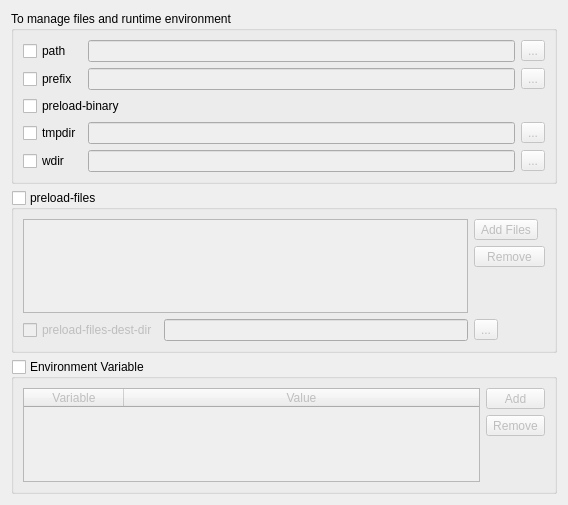
                <widget class="QWidget" name="scrollAreaWidgetContents_2">
                 <property name="geometry">
                  <rect>
                   <x>0</x>
                   <y>0</y>
                   <width>568</width>
                   <height>505</height>
                  </rect>
                 </property>
                 <layout class="QGridLayout" name="gridLayout_11">
                  <item row="0" column="0">
                   <widget class="QGroupBox" name="groupBox_6">
                    <property name="title">
                     <string>To manage files and runtime environment</string>
                    </property>
                    <layout class="QGridLayout" name="gridLayout_12">
                     <item row="1" column="1">
                      <widget class="QLineEdit" name="PrefixLineEdit">
                       <property name="enabled">
                        <bool>false</bool>
                       </property>
                      </widget>
                     </item>
                     <item row="4" column="0">
                      <widget class="QCheckBox" name="WdirCheckBox">
                       <property name="toolTip">
                        <string>&lt;html&gt;&lt;head/&gt;&lt;body&gt;&lt;p&gt;Change to the directory &amp;lt;dir&amp;gt; before the user's program executes. See the &amp;quot;Current Working Directory&amp;quot; section for notes on relative paths. &lt;span style=&quot; font-weight:600;&quot;&gt;Note: &lt;/span&gt;If the &lt;span style=&quot; font-style:italic;&quot;&gt;-wdir&lt;/span&gt; option appears both on the command line and in an application context, the context will take precedence over the command line.&lt;/p&gt;&lt;/body&gt;&lt;/html&gt;</string>
                       </property>
                       <property name="text">
                        <string>wdir</string>
                       </property>
                      </widget>
                     </item>
                     <item row="3" column="1">
                      <widget class="QLineEdit" name="TmpdirLineEdit">
                       <property name="enabled">
                        <bool>false</bool>
                       </property>
                      </widget>
                     </item>
                     <item row="1" column="2">
                      <widget class="QToolButton" name="PrefixToolButton">
                       <property name="enabled">
                        <bool>false</bool>
                       </property>
                       <property name="text">
                        <string>...</string>
                       </property>
                      </widget>
                     </item>
                     <item row="1" column="0">
                      <widget class="QCheckBox" name="PrefixCheckBox">
                       <property name="toolTip">
                        <string>&lt;html&gt;&lt;head/&gt;&lt;body&gt;&lt;p&gt;refix directory that will be used to set the &lt;span style=&quot; font-style:italic;&quot;&gt;PATH&lt;/span&gt; and &lt;span style=&quot; font-style:italic;&quot;&gt;LD_LIBRARY_PATH&lt;/span&gt; on the remote node before invoking Open MPI or the target process. See the &amp;quot;Remote Execution&amp;quot; section, below.&lt;/p&gt;&lt;/body&gt;&lt;/html&gt;</string>
                       </property>
                       <property name="text">
                        <string>prefix</string>
                       </property>
                      </widget>
                     </item>
                     <item row="0" column="1">
                      <widget class="QLineEdit" name="PathLineEdit">
                       <property name="enabled">
                        <bool>false</bool>
                       </property>
                      </widget>
                     </item>
                     <item row="2" column="0" colspan="2">
                      <widget class="QCheckBox" name="PreloadBinaryCheckBox">
                       <property name="toolTip">
                        <string>Copy the specified executable(s) to remote machines prior to starting remote processes.
The executables will be copied to the Open MPI session  directory
and will be deleted upon completion of the job.</string>
                       </property>
                       <property name="text">
                        <string>preload-binary</string>
                       </property>
                      </widget>
                     </item>
                     <item row="3" column="2">
                      <widget class="QToolButton" name="TmpdirToolButton">
                       <property name="enabled">
                        <bool>false</bool>
                       </property>
                       <property name="text">
                        <string>...</string>
                       </property>
                      </widget>
                     </item>
                     <item row="0" column="2">
                      <widget class="QToolButton" name="PathToolButton">
                       <property name="enabled">
                        <bool>false</bool>
                       </property>
                       <property name="text">
                        <string>...</string>
                       </property>
                      </widget>
                     </item>
                     <item row="4" column="1">
                      <widget class="QLineEdit" name="WdirLineEdit">
                       <property name="enabled">
                        <bool>false</bool>
                       </property>
                      </widget>
                     </item>
                     <item row="0" column="0">
                      <widget class="QCheckBox" name="PathCheckBox">
                       <property name="toolTip">
                        <string>&lt;html&gt;&lt;head/&gt;&lt;body&gt;&lt;p&gt;&amp;lt;path&amp;gt; that will be used when attempting to locate the requested executables. This is used prior to using the local PATH setting.&lt;/p&gt;&lt;/body&gt;&lt;/html&gt;</string>
                       </property>
                       <property name="text">
                        <string>path</string>
                       </property>
                      </widget>
                     </item>
                     <item row="3" column="0">
                      <widget class="QCheckBox" name="TmpdirCheckBox">
                       <property name="toolTip">
                        <string>&lt;html&gt;&lt;head/&gt;&lt;body&gt;&lt;p&gt;Set the root for the session directory tree for mpirun only.&lt;/p&gt;&lt;/body&gt;&lt;/html&gt;</string>
                       </property>
                       <property name="text">
                        <string>tmpdir</string>
                       </property>
                      </widget>
                     </item>
                     <item row="4" column="2">
                      <widget class="QToolButton" name="WdirToolButton">
                       <property name="enabled">
                        <bool>false</bool>
                       </property>
                       <property name="text">
                        <string>...</string>
                       </property>
                      </widget>
                     </item>
                    </layout>
                   </widget>
                  </item>
                  <item row="1" column="0">
                   <widget class="QGroupBox" name="PreloadFilesGroupBox">
                    <property name="title">
                     <string>preload-files</string>
                    </property>
                    <property name="flat">
                     <bool>false</bool>
                    </property>
                    <property name="checkable">
                     <bool>true</bool>
                    </property>
                    <property name="checked">
                     <bool>false</bool>
                    </property>
                    <layout class="QGridLayout" name="gridLayout_9">
                     <item row="0" column="2">
                      <widget class="QToolButton" name="AddPreloadFileToolButton">
                       <property name="text">
                        <string>Add Files</string>
                       </property>
                      </widget>
                     </item>
                     <item row="1" column="2">
                      <widget class="QToolButton" name="RemovePreloadFileToolButton">
                       <property name="sizePolicy">
                        <sizepolicy hsizetype="Minimum" vsizetype="Fixed">
                         <horstretch>0</horstretch>
                         <verstretch>0</verstretch>
                        </sizepolicy>
                       </property>
                       <property name="text">
                        <string>Remove</string>
                       </property>
                      </widget>
                     </item>
                     <item row="2" column="2">
                      <spacer name="verticalSpacer_2">
                       <property name="orientation">
                        <enum>Qt::Vertical</enum>
                       </property>
                       <property name="sizeHint" stdset="0">
                        <size>
                         <width>71</width>
                         <height>59</height>
                        </size>
                       </property>
                      </spacer>
                     </item>
                     <item row="3" column="0">
                      <widget class="QCheckBox" name="PreloadFilesDestDirCheckBox">
                       <property name="text">
                        <string>preload-files-dest-dir</string>
                       </property>
                      </widget>
                     </item>
                     <item row="3" column="1">
                      <widget class="QLineEdit" name="PreloadFilesDestDirLineEdit"/>
                     </item>
                     <item row="3" column="2">
                      <widget class="QToolButton" name="PreloadFilesDestDirToolButton">
                       <property name="text">
                        <string>...</string>
                       </property>
                      </widget>
                     </item>
                     <item row="0" column="0" rowspan="3" colspan="2">
                      <widget class="QListWidget" name="PreloadFilesListWidget">
                       <property name="editTriggers">
                        <set>QAbstractItemView::NoEditTriggers</set>
                       </property>
                      </widget>
                     </item>
                    </layout>
                   </widget>
                  </item>
                  <item row="2" column="0">
                   <widget class="QGroupBox" name="EnvironmentVariablesGroupBox">
                    <property name="title">
                     <string>Environment Variable</string>
                    </property>
                    <property name="checkable">
                     <bool>true</bool>
                    </property>
                    <property name="checked">
                     <bool>false</bool>
                    </property>
                    <layout class="QGridLayout" name="gridLayout_10">
                     <item row="0" column="1">
                      <widget class="QToolButton" name="AddEnvironmentVariableToolButton">
                       <property name="sizePolicy">
                        <sizepolicy hsizetype="Minimum" vsizetype="Fixed">
                         <horstretch>0</horstretch>
                         <verstretch>0</verstretch>
                        </sizepolicy>
                       </property>
                       <property name="text">
                        <string>Add</string>
                       </property>
                      </widget>
                     </item>
                     <item row="1" column="1">
                      <widget class="QToolButton" name="RemoveEnvironmentVariableToolButton">
                       <property name="text">
                        <string>Remove</string>
                       </property>
                      </widget>
                     </item>
                     <item row="2" column="1">
                      <spacer name="verticalSpacer_4">
                       <property name="orientation">
                        <enum>Qt::Vertical</enum>
                       </property>
                       <property name="sizeHint" stdset="0">
                        <size>
                         <width>20</width>
                         <height>40</height>
                        </size>
                       </property>
                      </spacer>
                     </item>
                     <item row="0" column="0" rowspan="3">
                      <widget class="QTableWidget" name="EnvironmentVariablesTableWidget">
                       <property name="frameShape">
                        <enum>QFrame::StyledPanel</enum>
                       </property>
                       <property name="frameShadow">
                        <enum>QFrame::Sunken</enum>
                       </property>
                       <property name="alternatingRowColors">
                        <bool>true</bool>
                       </property>
                       <attribute name="horizontalHeaderStretchLastSection">
                        <bool>true</bool>
                       </attribute>
                       <column>
                        <property name="text">
                         <string>Variable</string>
                        </property>
                       </column>
                       <column>
                        <property name="text">
                         <string>Value</string>
                        </property>
                       </column>
                      </widget>
                     </item>
                    </layout>
                   </widget>
                  </item>
                 </layout>
                </widget>
